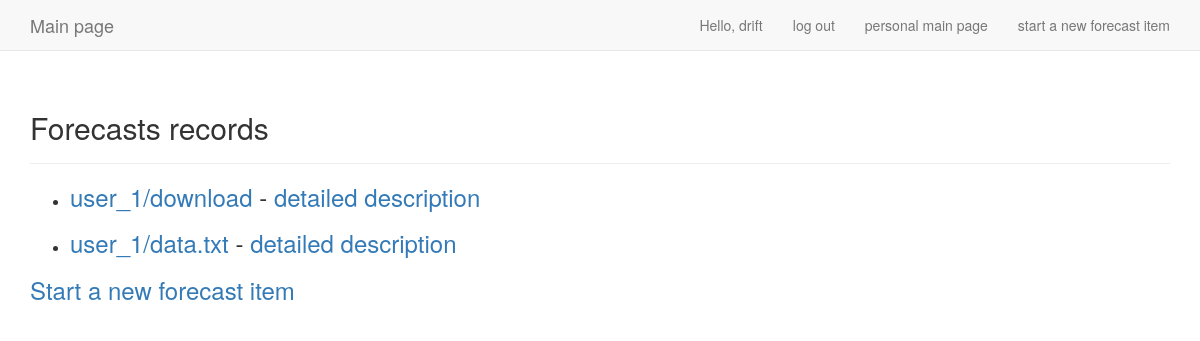
Before: /forecast/ (signed in) with the older database file.
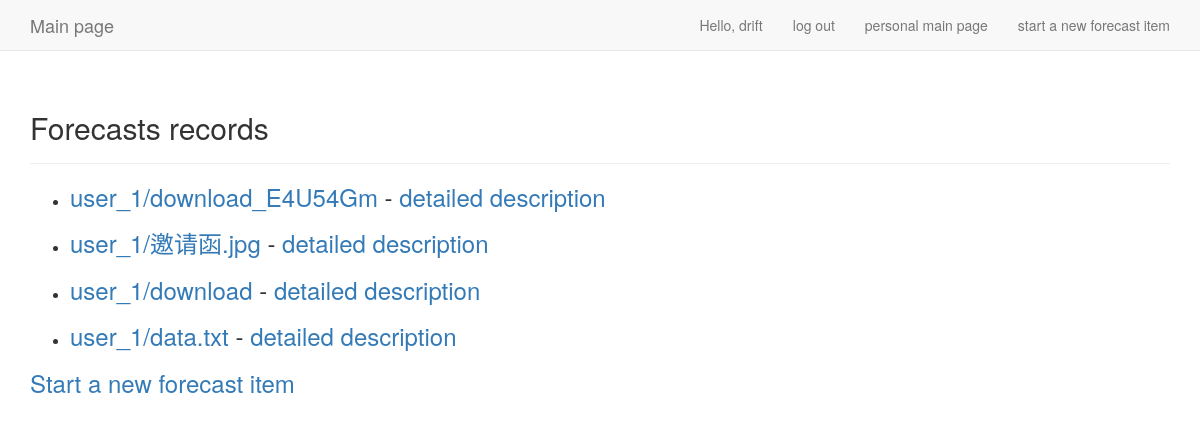
After: the same page with the newer database file.
### forecast/models.py (models this page shows, shortened)
class Upload(models.Model):
    owner = models.ForeignKey(User)
    userfiles = models.FileField(upload_to = user_directory_path)
    date_added = models.DateTimeField(auto_now_add =True)

### forecast/views.py (the view)
@login_required
def records(request):
    records = Upload.objects.filter(owner=request.user).order_by('-date_added')
    context = {'records':records}
    return render(request, 'forecast/index.html', context)

### forecast/templates/forecast/index.html (shortened to what this page needs)
{% extends "users/base.html" %}
{% load bootstrap3 %}
{% block header %}
    <h2>Forecasts records</h2>
{% endblock header%}
{% block content %}
<ul>
{% for upload in records %}
    <li>
    <h3>
    <a href="{% url 'forecast:itemdownload' upload.id %}">{{upload.userfiles}}</a> -
     <a href="{% url 'forecast:item' upload.id %}">detailed description</a>
    </h3>
    </li>
{% empty %}
    <li>There are no records for you.</li>
{% endfor %}
</ul>
<h3><a href="{% url 'forecast:upload' %}">Start a new forecast item</a></h3>
{% endblock content %}

Changed rows visible on the page:
added Upload: userfiles "user_1/download_E4U54Gm"
added Upload: userfiles "user_1/邀请函.jpg"
